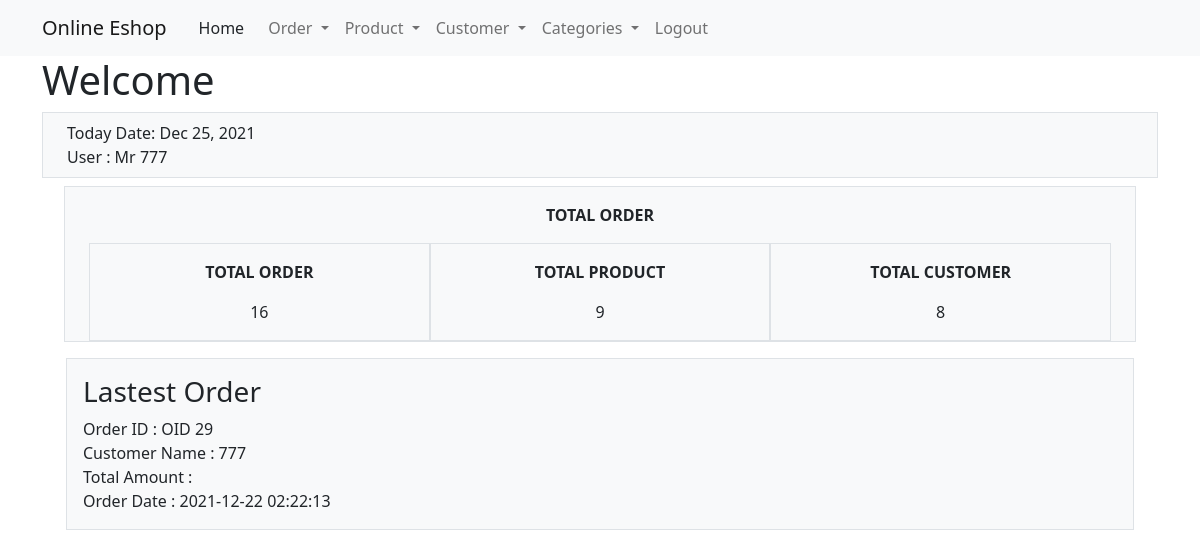
/eshop/home.php (signed in), run on an earlier commit of the app's database.
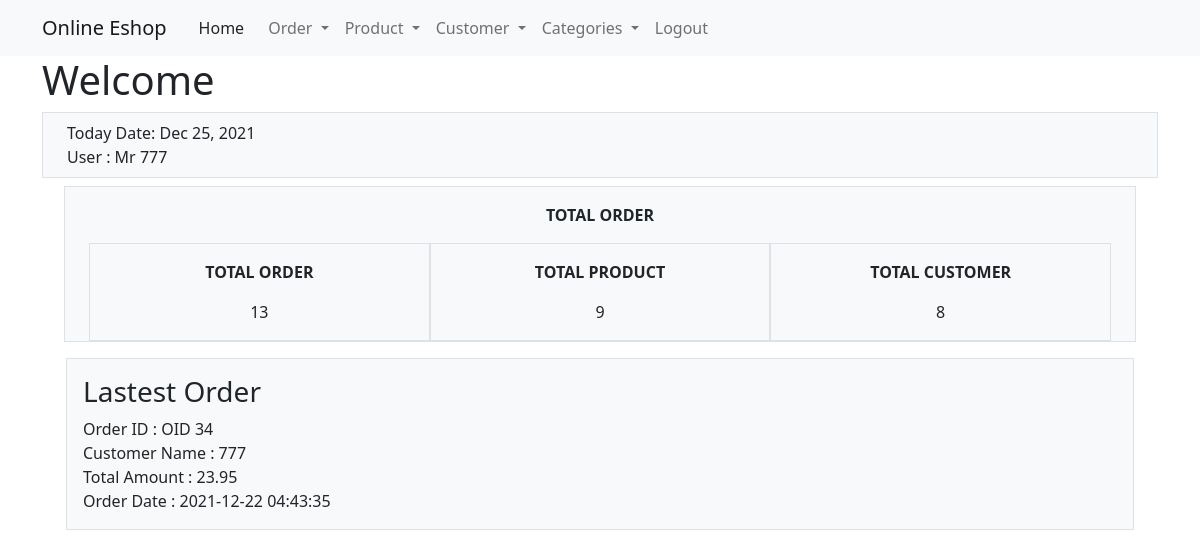
And on a later commit of the database.
### tables this page shows
CREATE TABLE `orders` (
  `order_id` int(11) NOT NULL,
  `customer` varchar(128) NOT NULL,
  `product_id` int(11) NOT NULL,
  `quantity` int(11) NOT NULL,
  `total_amount` decimal(9,2) NOT NULL,
  `order_date` timestamp NOT NULL DEFAULT current_timestamp() ON UPDATE current_timestamp()
);

### eshop/home.php (the view, shortened to what the changed rows need)
<!DOCTYPE HTML>
<html>
<head>
    <link href="https://cdn.jsdelivr.net/npm/bootstrap@5.1.3/dist/css/bootstrap.min.css" rel="stylesheet">
</head>
<?php
include 'config/nav.php';
include 'config/database.php';
$myUsername = $_SESSION["Username"];
?>
<body>
    <div class="container">
        <h1>Welcome</h1>
        <div class="container px-4 my-2 mb-3">
            <div class="row gx-1">
                <div class="col text-center border bg-light">
                    <div class="container px-4">
                        <div class="row gx-1">
                            <div class="col text-center border bg-light py-3">
                                <p class="fw-bold text-uppercase">Total Order</p>
                                <?php
                                $aquery = "SELECT * FROM orders ORDER BY order_id ASC";
                                $stmt = $con->prepare($aquery);
                                $stmt->execute();
                                $num = $stmt->rowCount();
                                if ($num > 0) {
                                    echo $num;
                                }
                                ?>
                            </div>
                            <div class="col text-center border bg-light py-3">
                                <p class="fw-bold text-uppercase">Total Product</p>
                                <?php
                                $query = "SELECT id FROM products ORDER BY id DESC";
                                $stmt = $con->prepare($query);
                                $stmt->execute();
                                $pnum = $stmt->rowCount();
                                if ($pnum > 0) {
                                    echo $pnum;
                                }
                                ?>
                            </div>
                            <div class="col text-center border bg-light py-3">
                                <p class="fw-bold text-uppercase">Total Customer</p>
                                <?php
                                $query = "SELECT Username FROM customers ORDER BY Username DESC";
                                $stmt = $con->prepare($query);
                                $stmt->execute();
                                $num = $stmt->rowCount();
                                if ($num > 0) {
                                    echo $num;
                                }
                                ?>
                            </div>
                        </div>
                    </div>
                </div>
            </div>
        </div>
        <?php
        try {
            if (isset($myUsername)) {
                $query = "SELECT order_id, orderdetails.name as oname, max(order_date) as MaxDate
                                FROM orderdetails
                                WHERE orderdetails.name = ?";
                $stmt = $con->prepare($query);
                $stmt->bindParam(1, $myUsername);
                $stmt->execute();
                $row = $stmt->fetch(PDO::FETCH_ASSOC);
                $order_id = $row['order_id'];
                $oname = $row['oname'];
                $order_date = $row['MaxDate'];
            }
            if (isset($order_date)) {
                $query = "SELECT order_id, orders.customer as oname, quantity, max(order_date) as MaxDate, total_amount
                FROM orders
                WHERE orders.order_date = ?";
                $stmt = $con->prepare($query);
                $stmt->bindParam(1, $order_date);
                $stmt->execute();
                while ($row = $stmt->fetch(PDO::FETCH_ASSOC)) {
                    extract($row);
                    $total_amount = $row['total_amount'];
                }
            }
        ?>
            <div class="container px-4">
                <div class="row gx-5">
                    <div class="col">
                        <div class="p-3 border bg-light text-left">
                            <h3>Lastest Order</h3>
                            <div class='col-5'>Order ID : </td>
                                <td class='col-6'><?php echo "OID " . $order_id ?>
                            </div>
                            <div class='col-5'>Customer Name : </td>
                                <td class='col-6'><?php echo $oname ?>
                            </div>
                            <div class='col-5'>Total Amount : </td>
                                <td class='col-6'><?php echo $total_amount ?>
                            </div>
                            <div class='col-5'>Order Date : </td>
                                <td class='col-6'><?php echo $order_date ?>
                            </div>
                        </div>
                    </div>
                </div>
            </div>
        <?php
        }
        catch (PDOException $exception) {
            die('ERROR: ' . $exception->getMessage());
        }
        ?>
    </div>
</body>
</html>

What changed in the data, as far as the page shows it:
no longer on this page (row edited): orders: order_id "29", customer "777"
added orders: order_id "34", customer "777", total_amount "23.95"
Also different on the page:
$num: "16" → "13"
$order_date: "2021-12-22 02:22:13" → "2021-12-22 04:43:35"
